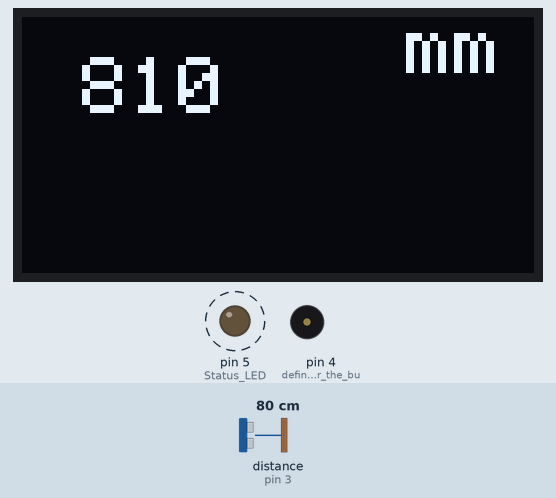
A sketch run on a simulated Arduino Nano, built with avr-gcc and run on an emulated ATmega328P. Shown: 128×64 one-colour display, output pins drawn as LEDs (lit = HIGH), buzzer (waves = sounding). Dashed ring = blinking. The inputs (shaded band) are chosen by the test bench; at power-on: distance to the obstacle (sensor on pin 3) 80 cm. The echo pulse lasts 58.3 µs per cm; what the sketch prints to the serial monitor is not drawn.

Above: at 6.09 s.
6.3 s: distance to the obstacle (sensor on pin 3) set to 18 cm
At 6.57 s:
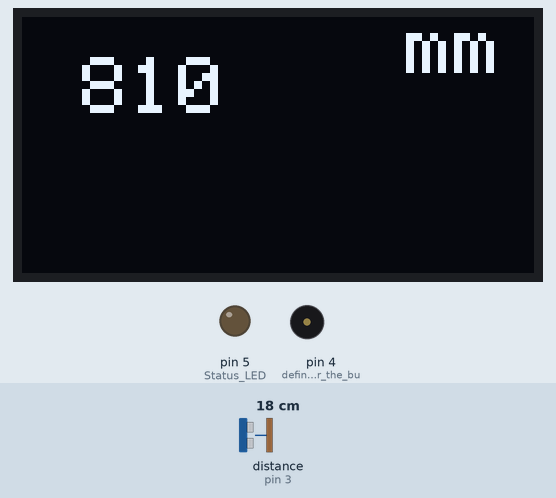
8.4 s: distance to the obstacle (sensor on pin 3) set to 120 cm
At 8.86 s:
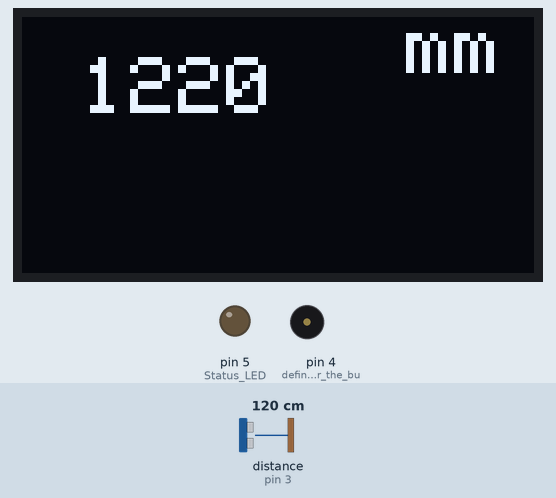
11.0 s: distance to the obstacle (sensor on pin 3) set to 299 cm
At 11.7 s:
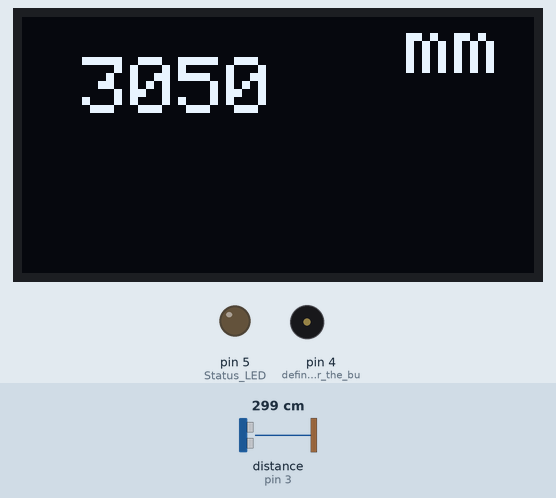
Timing chart, 0 to 14.0 s (numbered marks = the images above; inputs shaded):
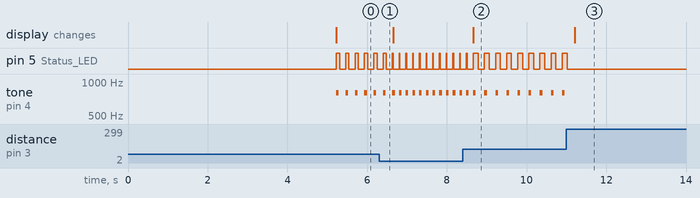

Measured:
- after the input at 6.3 s, tone on pin 4 (define_the_pin_for_the_bu): alternates 800 Hz for 0.07 s and silent for 0.10 s, starting after 0.50 s
- after the input at 8.4 s, the display: changes after 0.26 s (image 2)
- after the input at 11.0 s, pin 5 (Status_LED): goes on until 11.0 s, then stays LOW; tone on pin 4 (define_the_pin_for_the_bu): stops changing and stays silent; the display: changes after 0.21 s (image 3)
- by itself, pin 5 (Status_LED): repeats every 0.28 s: LOW 0.16 s, HIGH 0.12 s
- by itself, tone on pin 4 (define_the_pin_for_the_bu): alternates 800 Hz for 0.07 s and silent for 0.17 s

The sketch:

OLED_Range_Finder_Rev_1.ino
```cpp
// June 2019
// Ultrasonic based range finder based on NANO. Has an 128 x 64 I2C OLED LCD display, buzzer, HC-04 U/S module.
//
//Arduino IDE > Tools> select Nano. Select ATMega328p (old bootloader). Select the correct COM port. Select Programmer AVRISP mkII
// Add libraries if you haven't done so already:
// Arduino IDE > Sketch, Include Library, add .ZIP Library.

// Rev_1 : 25/03/2020 Graphics Resolution update

#include <Wire.h>                 // include the Wire (I2C) library - find it in the library manager
#include <NewTone.h>              // include the Newtone library by Tim Eckel   -  https://bitbucket.org/teckel12/arduino-new-tone/wiki/Home
#include <NewPing.h>              // include the Newping library by Tim Eckel - find it in the library manager
#include <Adafruit_GFX.h>         // include the Adafruit graphics library - find it in the library manager
#include <Adafruit_SSD1306.h>     // include the Adafruit OLED display library - find it in the library manager

#define SCREEN_WIDTH 128          // OLED display width, in pixels. We use a 0.96' 128x64 pixels
#define SCREEN_HEIGHT 64          // OLED display height, in pixels

const int Triggerpin = 2;    // Ultrasound module trigger pin connection on the Nano
const int Echopin = 3;       // Ultrasound module echo pin connection on the Nano
const int Status_LED = 5;    // LED connected to the Nano pin

#define OLED_RESET 6 //not presently used, but needed to make the code compile without errors.
Adafruit_SSD1306 display(SCREEN_WIDTH, SCREEN_HEIGHT, &Wire, OLED_RESET);

#include "UKCLOGO.h"    // Include the logo file that is displayed at startup.

NewPing sonar (Triggerpin, Echopin, 300);  // set max distance in cm

void setup()              //run once to setup
{
Serial.begin(9600);             // start the serial port so we can se serial data
pinMode(Status_LED,OUTPUT);     // set pinmodes for all the LED
pinMode(4,OUTPUT);               // define the pin for the buzzer as an output
digitalWrite(Status_LED, LOW);    // Force the LED to be off when the Nano starts up.

display.begin(SSD1306_SWITCHCAPVCC, 0x3C);  // initialize with the I2C addr 0x3D (for the 128x64)  OR 0x3C//// Don't think this actually works...just use 0X3C ??
display.clearDisplay();                     // Clear the display of any junk at startup

// --------------- display.drawBitmap(topLeftX, topLeftY, imageData, width, height, color)

display.drawBitmap(-30,0,UKCLOGO,128,64,WHITE, BLACK); // Draw the bitmap logo on the display at a certain position
display.display();                                      // Display the contents on the display
delay(5000);
display.clearDisplay();
}

void loop()                                 // loop all the time
{
  int uS = sonar.ping_median(5);              // filter the readings to make it more stable - A feature of the newping library
  int dist = (10*(uS / US_ROUNDTRIP_CM));     // Convert ping time to distance in mm and print result (0 = outside set distance range)

  Serial.print("Distance mm: ");              // Serial port print text
  Serial.println(dist);                        // serial port print the distance

  display.setTextSize(2);   // Text size 1, 2, 3 etc
  display.setTextColor(WHITE);    //text colour
  display.setCursor(15,10); // position of text on display horiz/ vert. 15,10
  display.println(dist);  // Print the distance to the display
  display.setTextSize(2);   // Text size 1, 2, 3 etc
  display.setTextColor(WHITE);
  display.setCursor(0,0);  // 0,0
  display.println("        mm");  // show distance units are in mm
  display.display();
  display.clearDisplay();

  if (dist > 101 & dist < 1500)  // Set tone when between these limits. units are in mm
  {
    NewTone(4,800,65);   // play tone on pin D4
    digitalWrite(Status_LED, HIGH);  // LED turned on
    delay(dist/10);        // alter timing (delay) of the tone as distance changes. The dist is divided by a number to make the delay shorter and thus respond quicker
    digitalWrite(Status_LED, LOW);  // LED turned off
  }

  else if(dist >= 1 && dist <= 100)   // Set tone when between these limits. units are in mm
  {
    NewTone(4,800);              // play continous tone on pin D4
    digitalWrite(Status_LED, HIGH);  // turn LED on
  }

  else        //Any other distance, then set all the LEDs to OFF
  {
    noNewTone(4);   //Otherwise no tone on pin D1
    digitalWrite(Status_LED, LOW);  // turn LED off
  }

  delay(5);                      // add a delay for safety
}
```

Source omitted: UKCLOGO.h (data table, 6512 bytes)
